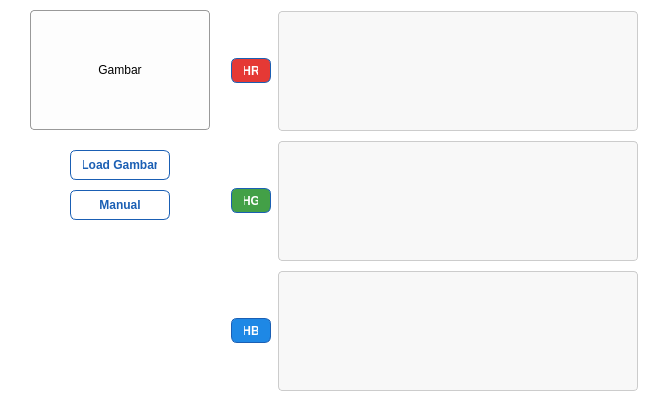
<?xml version="1.0" encoding="UTF-8"?>
<ui version="4.0">
 <class>Form</class>
 <widget class="QWidget" name="Form">
  <property name="geometry">
   <rect>
    <x>0</x>
    <y>0</y>
    <width>670</width>
    <height>400</height>
   </rect>
  </property>
  <property name="minimumSize">
   <size>
    <width>670</width>
    <height>400</height>
   </size>
  </property>
  <property name="maximumSize">
   <size>
    <width>670</width>
    <height>400</height>
   </size>
  </property>
  <property name="windowTitle">
   <string>Form</string>
  </property>
  <property name="styleSheet">
   <string notr="true">/* ============================== */
/* BACKGROUND FORM (Putih bersih) */
QWidget {
    background-color: white;
}

/* ============================== */
/* DEFAULT STYLE UNTUK SEMUA QPushButton */
QPushButton {
    font-weight: bold;
    border: 1px solid #1a5fb4;
    border-radius: 6px;
    padding: 6px 12px;
    background-color: #ffffff;
    color: #1a5fb4;
}
QPushButton:hover {
    background-color: #e6f0ff;
}
QPushButton:pressed {
    background-color: #cce0ff;
}

/* ============================== */
/* TOMBOL KHUSUS RGB (DIATUR BERDASARKAN objectName) */

/* Red */
QPushButton#btn_hr {
    background-color: #E53935;
    color: white;
}
QPushButton#btn_hr:hover {
    background-color: #D32F2F;
}
QPushButton#btn_hr:pressed {
    background-color: #B71C1C;
}

/* Green */
QPushButton#btn_hg {
    background-color: #43A047;
    color: white;
}
QPushButton#btn_hg:hover {
    background-color: #388E3C;
}
QPushButton#btn_hg:pressed {
    background-color: #1B5E20;
}

/* Blue */
QPushButton#btn_hb {
    background-color: #1E88E5;
    color: white;
}
QPushButton#btn_hb:hover {
    background-color: #1976D2;
}
QPushButton#btn_hb:pressed {
    background-color: #0D47A1;
}

/* ============================== */
/* QLabel untuk Preview Gambar */
QLabel#label_preview {
    border: 1px solid #999999;
    background-color: #fdfdfd;
}

/* ============================== */
/* QFrame untuk Plot Histogram */
QFrame {
    border: 1px solid #cccccc;
    background-color: #f8f8f8;
    border-radius: 4px;
}
</string>
  </property>
  <widget class="QLabel" name="label_preview">
   <property name="geometry">
    <rect>
     <x>30</x>
     <y>10</y>
     <width>180</width>
     <height>120</height>
    </rect>
   </property>
   <property name="minimumSize">
    <size>
     <width>0</width>
     <height>0</height>
    </size>
   </property>
   <property name="maximumSize">
    <size>
     <width>180</width>
     <height>120</height>
    </size>
   </property>
   <property name="frameShape">
    <enum>QFrame::Box</enum>
   </property>
   <property name="frameShadow">
    <enum>QFrame::Plain</enum>
   </property>
   <property name="text">
    <string>Gambar</string>
   </property>
   <property name="alignment">
    <set>Qt::AlignCenter</set>
   </property>
  </widget>
  <widget class="QPushButton" name="btn_load">
   <property name="geometry">
    <rect>
     <x>70</x>
     <y>150</y>
     <width>100</width>
     <height>30</height>
    </rect>
   </property>
   <property name="minimumSize">
    <size>
     <width>100</width>
     <height>30</height>
    </size>
   </property>
   <property name="maximumSize">
    <size>
     <width>100</width>
     <height>30</height>
    </size>
   </property>
   <property name="text">
    <string>Load Gambar</string>
   </property>
  </widget>
  <widget class="QWidget" name="">
   <property name="geometry">
    <rect>
     <x>230</x>
     <y>270</y>
     <width>409</width>
     <height>122</height>
    </rect>
   </property>
   <layout class="QHBoxLayout" name="horizontalLayout_3">
    <item>
     <widget class="QPushButton" name="btn_hb">
      <property name="minimumSize">
       <size>
        <width>40</width>
        <height>25</height>
       </size>
      </property>
      <property name="maximumSize">
       <size>
        <width>40</width>
        <height>25</height>
       </size>
      </property>
      <property name="text">
       <string>HB</string>
      </property>
     </widget>
    </item>
    <item>
     <widget class="QFrame" name="frame_b">
      <property name="minimumSize">
       <size>
        <width>360</width>
        <height>120</height>
       </size>
      </property>
      <property name="maximumSize">
       <size>
        <width>360</width>
        <height>120</height>
       </size>
      </property>
      <property name="frameShape">
       <enum>QFrame::Box</enum>
      </property>
      <property name="frameShadow">
       <enum>QFrame::Raised</enum>
      </property>
      <layout class="QVBoxLayout" name="verticalLayout_4"/>
     </widget>
    </item>
   </layout>
  </widget>
  <widget class="QWidget" name="">
   <property name="geometry">
    <rect>
     <x>230</x>
     <y>140</y>
     <width>409</width>
     <height>122</height>
    </rect>
   </property>
   <layout class="QHBoxLayout" name="horizontalLayout_2">
    <item>
     <widget class="QPushButton" name="btn_hg">
      <property name="minimumSize">
       <size>
        <width>40</width>
        <height>25</height>
       </size>
      </property>
      <property name="maximumSize">
       <size>
        <width>40</width>
        <height>25</height>
       </size>
      </property>
      <property name="text">
       <string>HG</string>
      </property>
     </widget>
    </item>
    <item>
     <widget class="QFrame" name="frame_g">
      <property name="minimumSize">
       <size>
        <width>360</width>
        <height>120</height>
       </size>
      </property>
      <property name="maximumSize">
       <size>
        <width>360</width>
        <height>120</height>
       </size>
      </property>
      <property name="frameShape">
       <enum>QFrame::Box</enum>
      </property>
      <property name="frameShadow">
       <enum>QFrame::Raised</enum>
      </property>
      <layout class="QVBoxLayout" name="verticalLayout_3"/>
     </widget>
    </item>
   </layout>
  </widget>
  <widget class="QWidget" name="">
   <property name="geometry">
    <rect>
     <x>230</x>
     <y>10</y>
     <width>409</width>
     <height>122</height>
    </rect>
   </property>
   <layout class="QHBoxLayout" name="horizontalLayout">
    <item>
     <widget class="QPushButton" name="btn_hr">
      <property name="minimumSize">
       <size>
        <width>40</width>
        <height>25</height>
       </size>
      </property>
      <property name="maximumSize">
       <size>
        <width>40</width>
        <height>25</height>
       </size>
      </property>
      <property name="text">
       <string>HR</string>
      </property>
     </widget>
    </item>
    <item>
     <widget class="QFrame" name="frame_r">
      <property name="minimumSize">
       <size>
        <width>360</width>
        <height>120</height>
       </size>
      </property>
      <property name="maximumSize">
       <size>
        <width>360</width>
        <height>120</height>
       </size>
      </property>
      <property name="frameShape">
       <enum>QFrame::Box</enum>
      </property>
      <property name="frameShadow">
       <enum>QFrame::Raised</enum>
      </property>
      <layout class="QVBoxLayout" name="verticalLayout_2"/>
     </widget>
    </item>
   </layout>
  </widget>
  <widget class="QPushButton" name="btn_toggle_mode">
   <property name="geometry">
    <rect>
     <x>70</x>
     <y>190</y>
     <width>100</width>
     <height>30</height>
    </rect>
   </property>
   <property name="minimumSize">
    <size>
     <width>100</width>
     <height>30</height>
    </size>
   </property>
   <property name="maximumSize">
    <size>
     <width>100</width>
     <height>30</height>
    </size>
   </property>
   <property name="text">
    <string>Manual</string>
   </property>
  </widget>
 </widget>
 <resources/>
 <connections/>
</ui>
